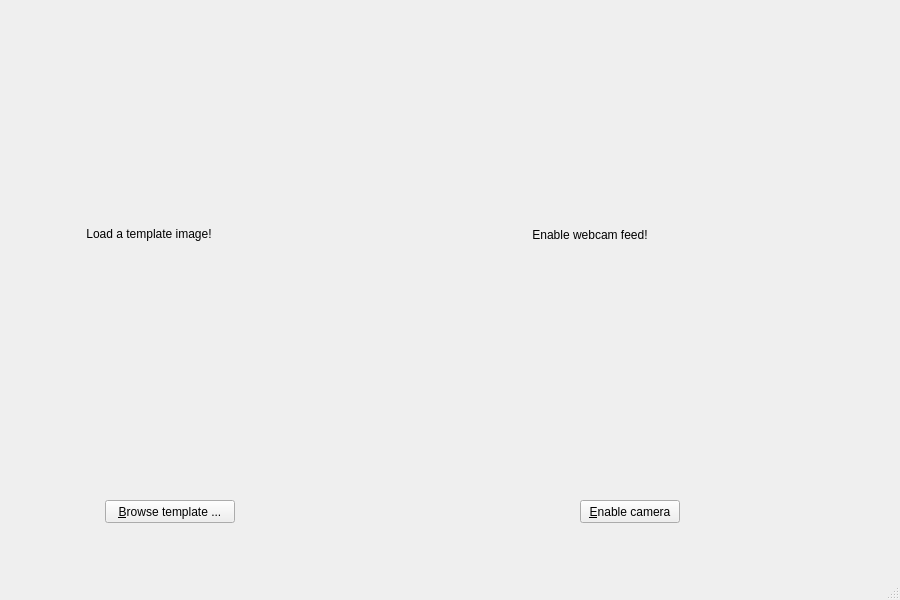
<?xml version="1.0" encoding="UTF-8"?>
<ui version="4.0">
 <class>MainWindow</class>
 <widget class="QMainWindow" name="MainWindow">
  <property name="geometry">
   <rect>
    <x>0</x>
    <y>0</y>
    <width>900</width>
    <height>600</height>
   </rect>
  </property>
  <property name="windowTitle">
   <string>SIFT Demo</string>
  </property>
  <widget class="QWidget" name="centralwidget">
   <widget class="QPushButton" name="browse_button">
    <property name="geometry">
     <rect>
      <x>105</x>
      <y>500</y>
      <width>130</width>
      <height>23</height>
     </rect>
    </property>
    <property name="sizePolicy">
     <sizepolicy hsizetype="Minimum" vsizetype="Fixed">
      <horstretch>0</horstretch>
      <verstretch>0</verstretch>
     </sizepolicy>
    </property>
    <property name="text">
     <string>&amp;Browse template ...</string>
    </property>
   </widget>
   <widget class="QPushButton" name="toggle_cam_button">
    <property name="geometry">
     <rect>
      <x>580</x>
      <y>500</y>
      <width>100</width>
      <height>23</height>
     </rect>
    </property>
    <property name="text">
     <string>&amp;Enable camera</string>
    </property>
   </widget>
   <widget class="QLabel" name="template_label">
    <property name="geometry">
     <rect>
      <x>9</x>
      <y>9</y>
      <width>280</width>
      <height>450</height>
     </rect>
    </property>
    <property name="text">
     <string>Load a template image!</string>
    </property>
    <property name="alignment">
     <set>Qt::AlignCenter</set>
    </property>
   </widget>
   <widget class="QLabel" name="live_image_label">
    <property name="geometry">
     <rect>
      <x>290</x>
      <y>10</y>
      <width>600</width>
      <height>450</height>
     </rect>
    </property>
    <property name="text">
     <string>Enable webcam feed!</string>
    </property>
    <property name="alignment">
     <set>Qt::AlignCenter</set>
    </property>
   </widget>
  </widget>
  <widget class="QMenuBar" name="menubar">
   <property name="geometry">
    <rect>
     <x>0</x>
     <y>0</y>
     <width>900</width>
     <height>22</height>
    </rect>
   </property>
  </widget>
  <widget class="QStatusBar" name="statusbar"/>
 </widget>
 <resources/>
 <connections/>
</ui>
